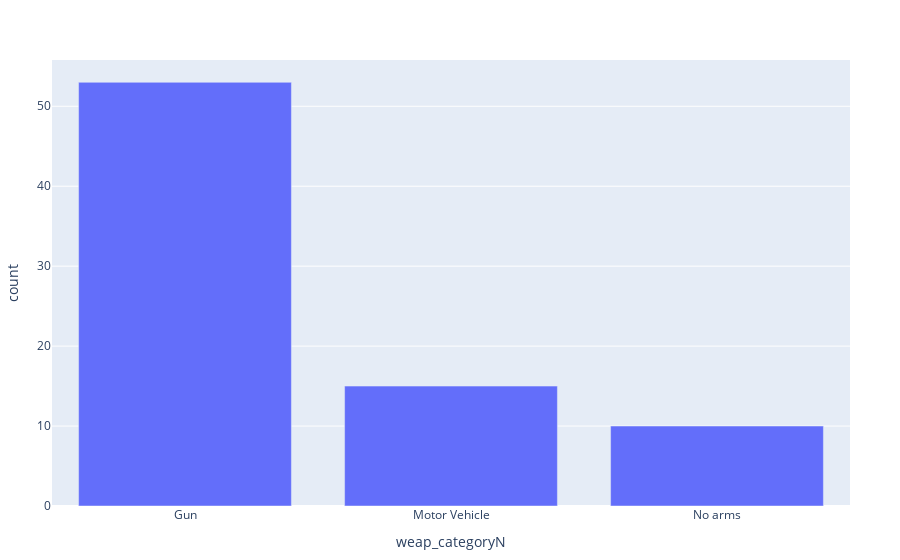

This figure's notebook cell:
### Code cell
#Display bar chart showing frequency count of Suspects weapon categories
df = dataset(DataFrame, "gapminder")
PlotlyJS.plot(susp_weap_catN_cnt, x=:weap_categoryN, y=:count, kind="bar")

### Figure 1 — Plotly figure (JSON) as saved in the notebook; plotly's stock layout.template omitted (floating-point values rounded to 4 significant figures)
{"data": [{"type": "bar", "x": ["Gun", "Motor Vehicle", "No arms"], "xaxis": "x", "y": [53, 15, 10], "yaxis": "y"}], "layout": {"legend": {"tracegroupgap": 0}, "margin": {"b": 50, "l": 50, "r": 50, "t": 60}, "xaxis": {"title": {"text": "weap_categoryN"}}, "yaxis": {"title": {"text": "count"}}}}
